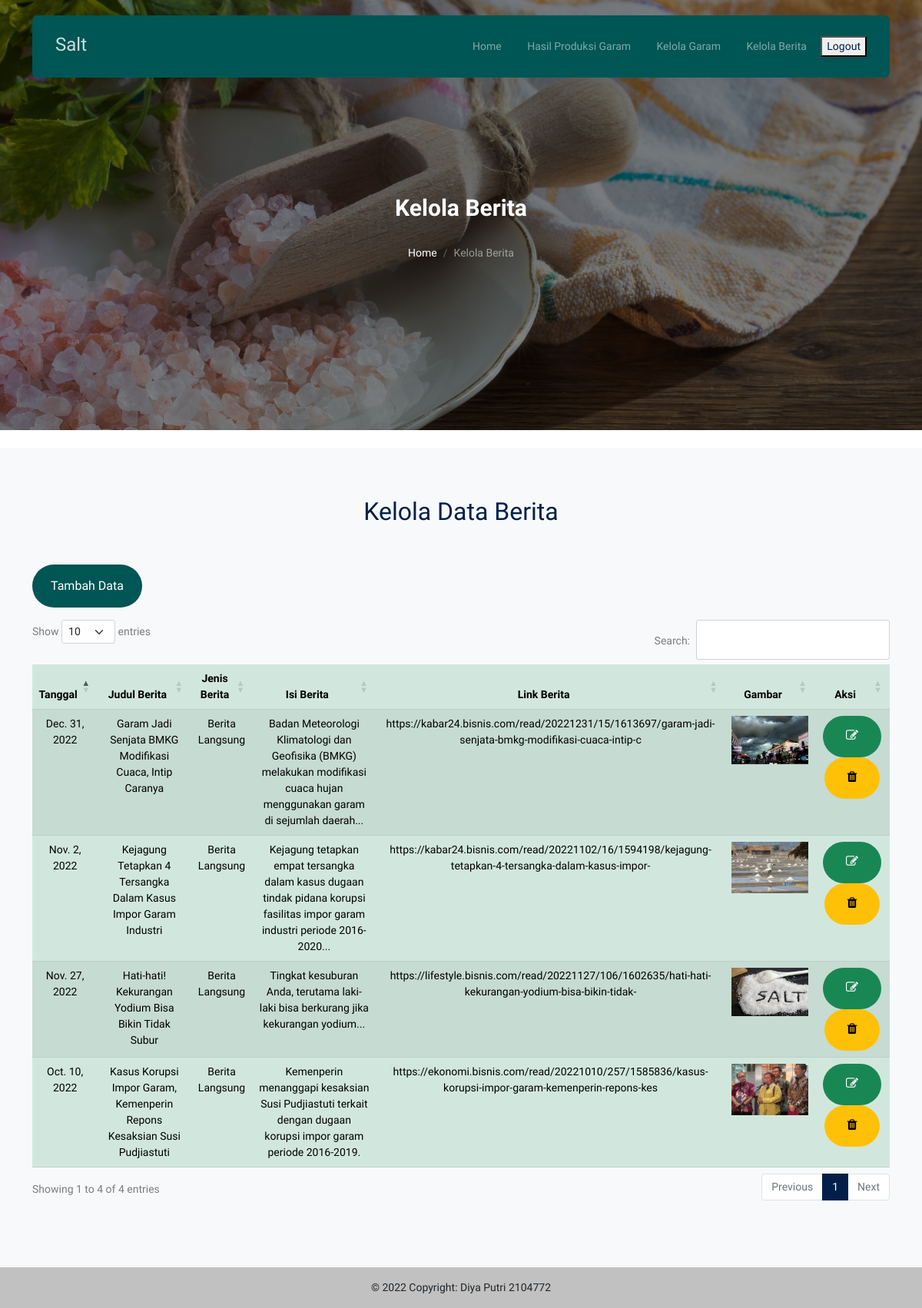
Screenshot of /berita/ (signed in) with the database file from the repository.
### uaspbo_app/models.py (models this page shows, shortened)
class Berita(models.Model):
   publikasi = models.DateField(null=True)
   judul = models.CharField(max_length=100)
   isi = models.TextField()
   link = models.CharField(max_length=100)
   img = models.CharField(null=True, max_length=40)
   macam_id = models.ForeignKey(Macam, on_delete=models.CASCADE, null=True)

class Macam(models.Model):
   nama = models.CharField(max_length=40)
   keterangan = models.TextField()
   def __str__(self):
      return self.nama

### uaspbo_app/views.py (the view)
# urls.py: path('berita/', berita, name='berita'),
@login_required(login_url=settings.LOGIN_URL)
def berita(request):
    artikel = Berita.objects.all()
    data = {
        'Title' : "Kelola Berita - Salt Admin",
        'artikel' : artikel,
    }
    return render(request, 'berita.html', data)

### uaspbo_app/templates/berita.html (shortened to what this page needs)
{% extends 'base2.html' %}
{% load static %}
{% block content %}
<div
      class="hero page-inner overlay"
      style="background-image: url('{% static 'registrasi/images2/salt3.jpg' %}');"
    >
      <div class="container">
        <div class="row justify-content-center align-items-center">
          <div class="col-lg-9 text-center mt-5">
            <h1 class="heading" data-aos="fade-up">Kelola Berita</h1>
            <nav
              aria-label="breadcrumb"
              data-aos="fade-up"
              data-aos-delay="200"
            >
              <ol class="breadcrumb text-center justify-content-center">
                <li class="breadcrumb-item"><a href="/index">Home</a></li>
                <li
                  class="breadcrumb-item active text-white-50"
                  aria-current="page"
                >
                  Kelola Berita
                </li>
              </ol>
            </nav>
          </div>
        </div>
      </div>
    </div>
    <div style="margin-top: -25px;" class="">
          <div class="section section-4 bg-light">
            <div class="container">
              <div class="col-lg-12" >
              <center>
                <h2 class="font-weight-bold text-primary heading">
                  Kelola Data  Berita
                </h2>
            </center><br><br>
            <div class="col-lg-12 text-lg-start">
              <p>
                <a
                  href="/tambahberita"
                  class="btn btn-primary text-white py-3 px-4"
                  >Tambah Data</a>
              </p>
            </div>
              <table class="table table-striped table-success" style="width: 100%;" id="example">
                      <thead>
                          <tr>
                              <th style="text-align:center">Tanggal</th>
                              <th style="text-align:center">Judul Berita</th>
                              <th style="text-align:center">Jenis Berita</th>
                              <th style="text-align:center">Isi Berita</th>
                              <th style="text-align:center">Link Berita</th>
                              <th style="text-align:center">Gambar</th>
                              <th style="text-align:center">Aksi</th>
                          </tr>
                      </thead>
                  <tbody>
                    {% for berita in artikel %}
            <tr style="text-align:center;" >
                <td>{{ berita.publikasi }}</td>
                <td>{{ berita.judul }}</td>
                <td>{{ berita.macam_id }}</td>
                <td>{{ berita.isi }}</td>
                <td>{{ berita.link }}</td>
                <td><img width="100px" src="{% static berita.img %}" alt=""></td>
                <td>
          <a class="btn btn-success" href="{% url 'update2' berita.pk %}"  role="button"><i class="icon-edit"></i></a>
          <a class="btn btn-warning" href="#" role="button" onclick="hapusberita('{{ berita.pk }}', '{{ berita.judul }}')"><i class="icon-trash"></i></a>
                </td>
            </tr>
            {% endfor %}
          </tbody>
                  </table><br>
                </div>
              </div>
          </div>
      </div>
      {% endblock %}

### rows the page displays
Berita: publikasi "Oct. 10, 2022", judul "Kasus Korupsi Impor Garam, Kemenperin Repons Kesaksian Susi Pudjiastuti", macam_id "Berita Langsung", isi "Kemenperin menanggapi kesaksian Susi Pudjiastuti terkait dengan dugaan korupsi impor garam periode 2016-2019.", link "https://ekonomi.bisnis.com/read/20221010/257/1585836/kasus-korupsi-impor-garam-kemenperin-repons-kes", img (picture)
Berita: publikasi "Nov. 2, 2022", judul "Kejagung Tetapkan 4 Tersangka Dalam Kasus Impor Garam Industri", macam_id "Berita Langsung", isi "Kejagung tetapkan empat tersangka dalam kasus dugaan tindak pidana korupsi fasilitas impor garam industri periode 2016-2020...", link "https://kabar24.bisnis.com/read/20221102/16/1594198/kejagung-tetapkan-4-tersangka-dalam-kasus-impor-", img (picture)
Berita: publikasi "Nov. 27, 2022", judul "Hati-hati! Kekurangan Yodium Bisa Bikin Tidak Subur", macam_id "Berita Langsung", isi "Tingkat kesuburan Anda, terutama laki-laki bisa berkurang jika kekurangan yodium...", link "https://lifestyle.bisnis.com/read/20221127/106/1602635/hati-hati-kekurangan-yodium-bisa-bikin-tidak-", img (picture)
Berita: publikasi "Dec. 31, 2022", judul "Garam Jadi Senjata BMKG Modifikasi Cuaca, Intip Caranya", macam_id "Berita Langsung", isi "Badan Meteorologi Klimatologi dan Geofisika (BMKG) melakukan modifikasi cuaca hujan menggunakan garam di sejumlah daerah...", link "https://kabar24.bisnis.com/read/20221231/15/1613697/garam-jadi-senjata-bmkg-modifikasi-cuaca-intip-c", img (picture)
